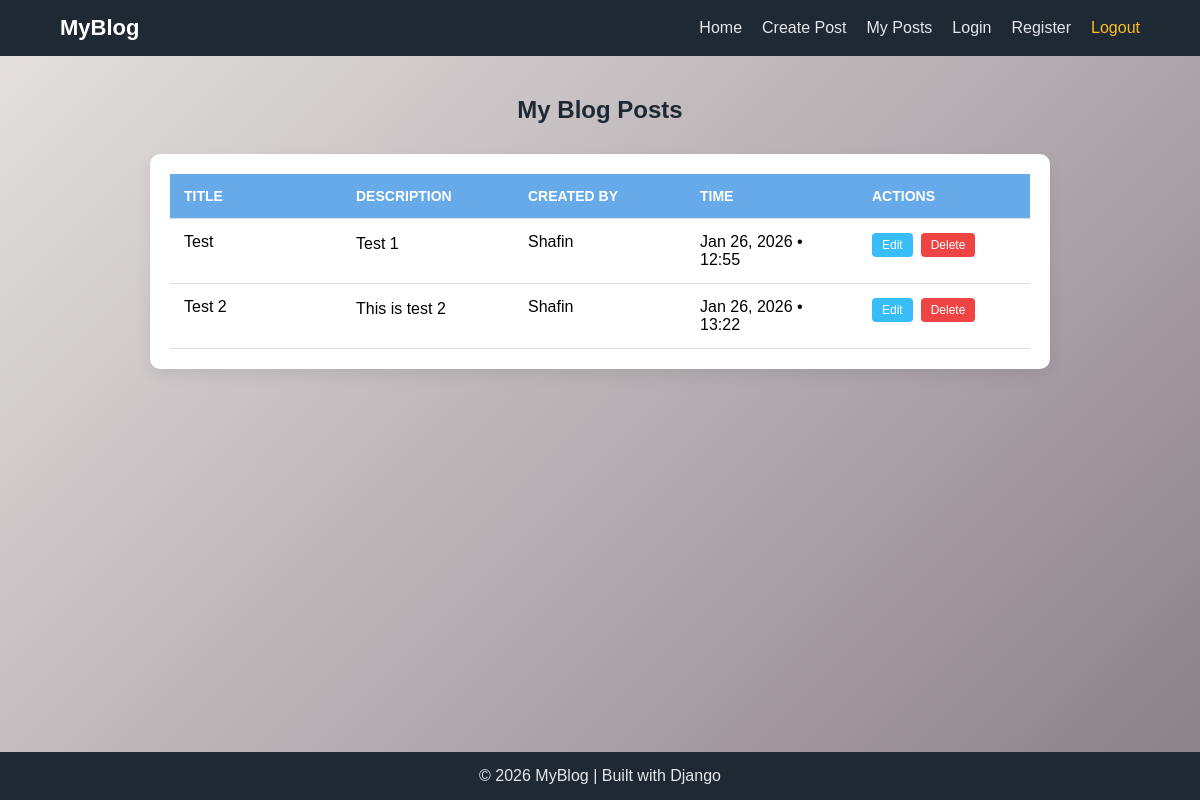
/view_post/ (signed in), run on an earlier commit of the app's database.
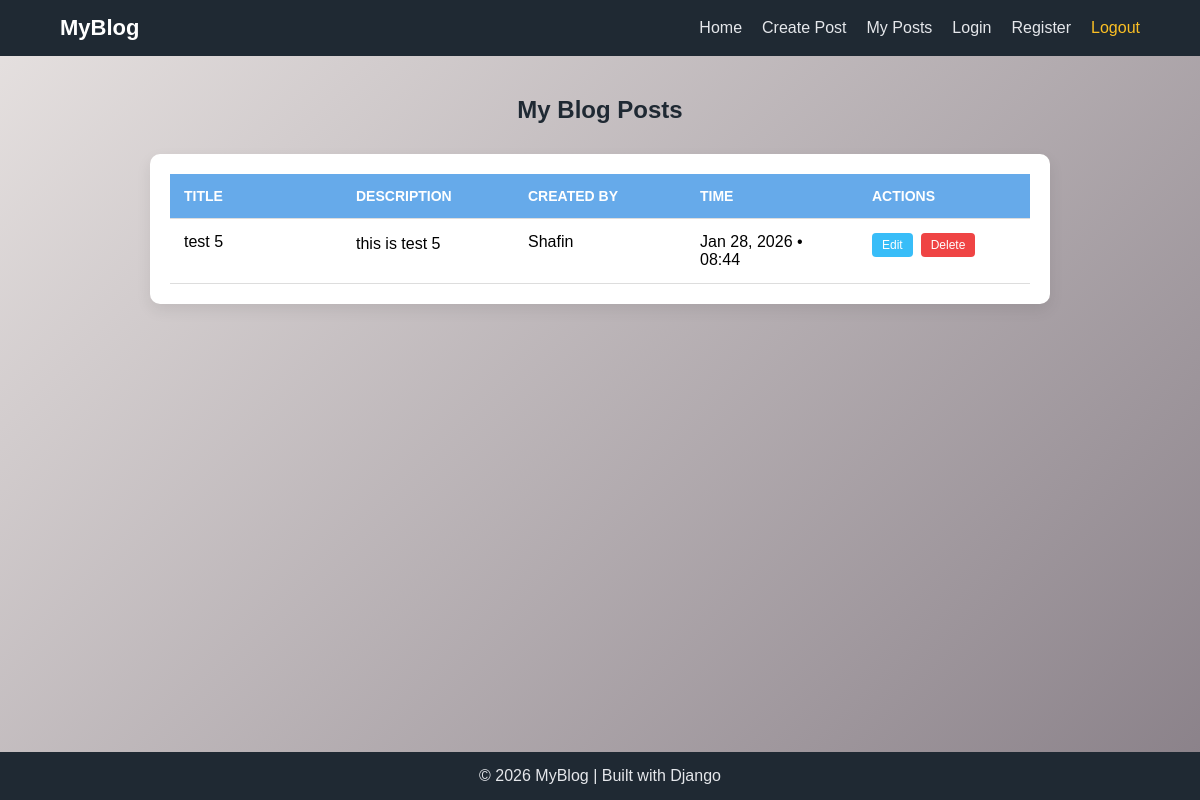
And on a later commit of the database.
### blogapp/models.py (models this page shows, shortened)
class Post(models.Model):
    title = models.CharField(max_length=100)
    description = models.TextField()
    created_by = models.ForeignKey(User, on_delete=models.CASCADE)
    created_at = models.DateTimeField(auto_now_add=True)

### blogapp/views.py (the view)
# urls.py: path('view_post/', views.view_post,name='view_post'),
@login_required(login_url='login_required')
def view_post(request):
    if request.method == 'GET':
        post_list = Post.objects.filter(created_by=request.user)
        return render(request, 'posts/my_post.html' , {'post_list': post_list})

### blogapp/templates/posts/my_post.html (shortened to what this page needs)
{% extends "base.html" %}
{% block content %}
<h2>My Blog Posts</h2>
<div class="table-container">
    <table>
        <thead>
            <tr>
                <th>Title</th>
                <th>Description</th>
                <th>Created By</th>
                <th>Time</th>
                <th>Actions</th>
            </tr>
        </thead>
        <tbody>
            {% for post in post_list %}
            <tr>
                <td>{{ post.title }}</td>
                <td class="desc">{{ post.description }}</td>
                <td>{{ post.created_by.first_name }}</td>
                <td>{{ post.created_at|date:"M d, Y • H:i" }}</td>
                <td class="actions">
                    <a href="{% url 'edit_post' post.id %}" class="btn edit">Edit</a>
                    <a href="{% url 'delete_post' post.id %}" class="btn delete">Delete</a>
                </td>
            </tr>
            {% endfor %}
        </tbody>
    </table>
</div>
{% endblock %}

What changed in the data, as far as the page shows it:
removed Post: title "Test", description "Test 1", created_by.first_name "Shafin", created_at "Jan 26, 2026 • 12:55"
removed Post: title "Test 2", description "This is test 2", created_by.first_name "Shafin", created_at "Jan 26, 2026 • 13:22"
added Post: title "test 5", description "this is test 5", created_by.first_name "Shafin", created_at "Jan 28, 2026 • 08:44"
